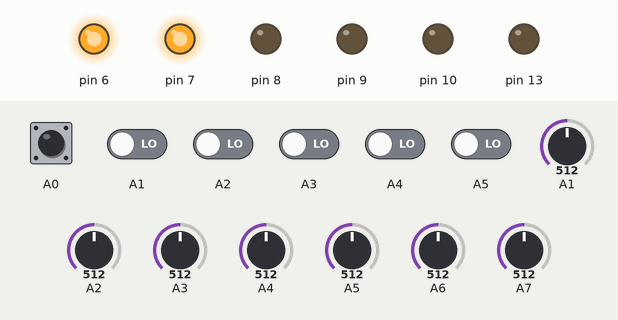
Recording of a sketch running on a simulated Arduino Nano, built with avr-gcc and run on an emulated ATmega328P. On the bench: output pins drawn as LEDs (lit = HIGH). Inputs (shaded band) come from the test bench; at power-on: A0 HIGH, A1–5 LOW, A4 = 512, A3 = 512, A6 = 512, A7 = 512, A1 = 512, A2 = 512, A5 = 512. What the sketch prints to the serial monitor is not drawn.

Above: at 1.2 s.
1.3 s: A4 set to 487
At 2.5 s:
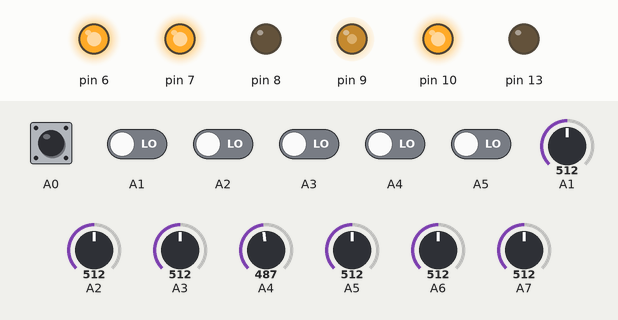
2.8 s: A3 set to 490
At 3.2 s:
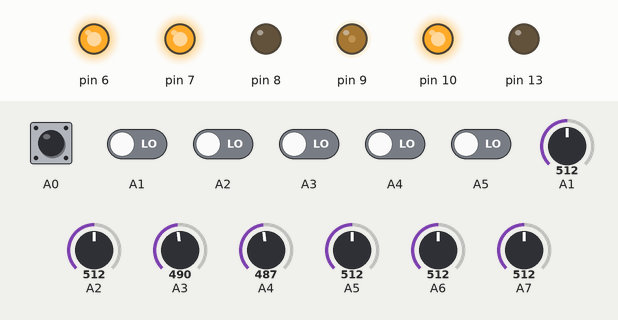
4.3 s: A6 set to 488
At 4.8 s:
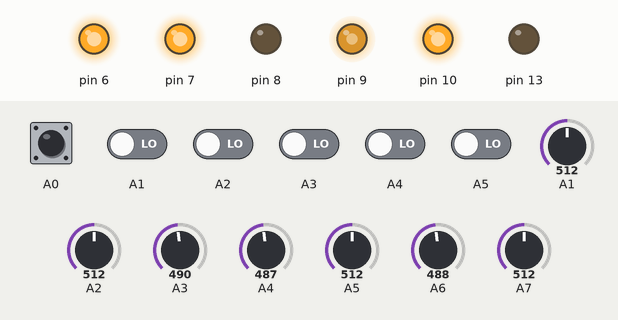
5.8 s: A7 set to 490
At 6.4 s:
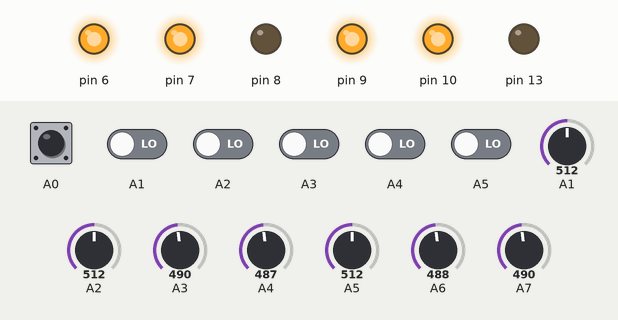
7.3 s: A3 set to 510
At 7.8 s:
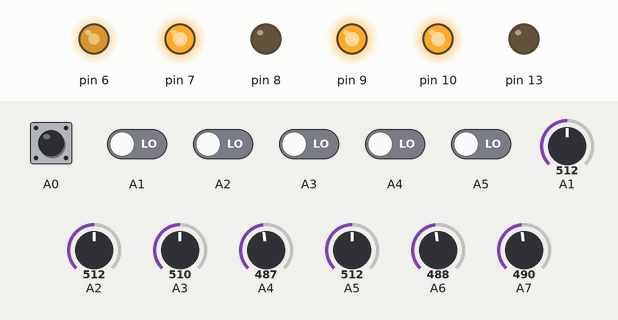
8.8 s: A7 set to 510
At 9.4 s:
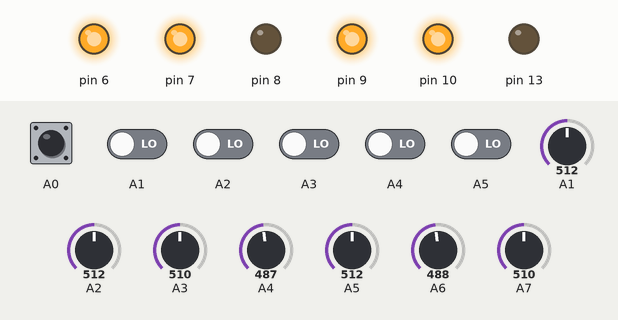
Timing chart, 0 to 11.3 s (numbered marks = the images above; inputs shaded):
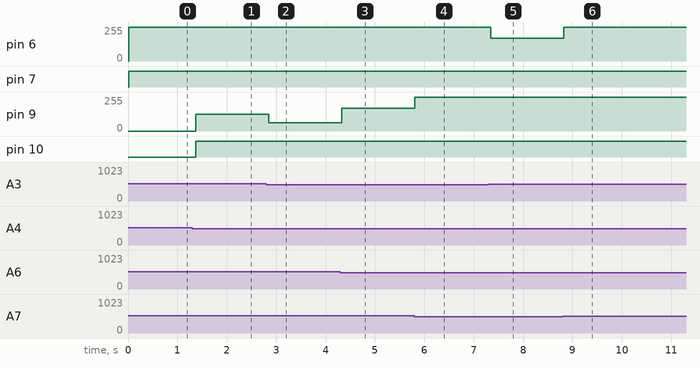

The sketch:

SCALAK_V5.ino
```cpp
#include "SCALAK_lib_5.h"
#include "Controller_lib.h"

drv8838 motors(9,10,6,7);
IR38kHz dist(A3,A4,A5,A6,A7);
QTR1A edge(A2,A1);
Buzzer beep(8);
StartModule remote(A0);
Switch panel(12);
Led light(13);

PID pid(127.5,0,0);

bool lastEnemy;

void setup() {
  Serial.begin(9600);

  motors.initialize(BACKWARD,FORWARD);
  dist.initialize();
  edge.initialize(AUTO);
  remote.initialize(AUTO);
  panel.initialize();
  light.initialize();
  beep.initialize();

  //remote.print();
}

void loop() {

  /*remote.wait([]() {
    motors.stop();
    beep.stop();
    light.blink(5);
  }, []() {
    light.setState(OFF);
    lastEnemy = panel.getState();

    if(remote.getMode()==MANUAL) delay(5000);

    motors.setSpeeds(255);
    delay(150);
  });*/

  float processVarible = dist.getError(SINGLE);

  if(!isnan(processVarible)) fight(processVarible,255);
  else search();

  //motors.print();
  //dist.print();
  //edge.print();
  //panel.print();

  Serial.print(analogRead(A1));
  Serial.print('\t');
  Serial.println(analogRead(A2));

  delay(50);
}
```

fight.ino
```cpp
void fight(float processVarible, int targetPower) {
  lastEnemy = (processVarible>0);

  float turn = pid.calculate(processVarible, 0);

  int powerL = drv8838::fix((float)(targetPower)+turn);
  int powerR = drv8838::fix((float)(targetPower)-turn);

  motors.setSpeeds(powerL,powerR);
}
```

search.ino
```cpp
void search() {
  int powerL = 0;
  int powerR = 0;

  switch(edge.getHorizon()) {
    case 0:                                     break;
    case 1: lastEnemy = false;  powerL = -150;  break;
    case 2: lastEnemy = true;   powerR = -150;  break;
    case 3:                                     break;
  }

  if(lastEnemy) powerL = 255;
  else          powerR = 255;

  pid.reset();
  motors.setSpeeds(powerL,powerR);
}
```

SCALAK_lib.cpp
```cpp
// SCALAK_lib.cpp
// Eryk Mozdzen 2019

#include "SCALAK_lib.h"

drv8838::drv8838() {};

drv8838::drv8838(int ENABLE1,int PHASE1,int ENABLE2,int PHASE2) {
	ENABLEpin1 = ENABLE1;
	PHASEpin1 = PHASE1;
	ENABLEpin2 = ENABLE2;
	PHASEpin2 = PHASE2;
	pinMode(ENABLEpin1, OUTPUT);
	pinMode(PHASEpin1, OUTPUT);
	pinMode(ENABLEpin2, OUTPUT);
	pinMode(PHASEpin2, OUTPUT);
	rotate1 = true;
	rotate2 = true;
	speedA = 0;
	speedB = 0;
}

void drv8838::setSpeeds(int speed1,int speed2) {
    if(speed1>0) {
        analogWrite(ENABLEpin1,speed1);
        digitalWrite(PHASEpin1,rotate1);
    } else {
        analogWrite(ENABLEpin1,-speed1);
        digitalWrite(PHASEpin1,!rotate1);
    }
    if(speed2>0) {
        analogWrite(ENABLEpin2,speed2);
        digitalWrite(PHASEpin2,rotate2);
    } else {
        analogWrite(ENABLEpin2,-speed2);
        digitalWrite(PHASEpin2,!rotate2);
    }
    rotate1 ? speedA = speed1 : speedA = -speed1;
    rotate2 ? speedB = speed2 : speedB = -speed2;
}

void drv8838::setSpeeds(int speed) {
    if(speed>0) {
        analogWrite(ENABLEpin1,speed);
        analogWrite(ENABLEpin2,speed);
        digitalWrite(PHASEpin1,rotate1);
        digitalWrite(PHASEpin2,rotate2);
    } else {
        analogWrite(ENABLEpin1,-speed);
        analogWrite(ENABLEpin2,-speed);
        digitalWrite(PHASEpin1,!rotate1);
        digitalWrite(PHASEpin2,!rotate2);
    }
    rotate1 ? speedA = speed : speedA = -speed;
    rotate2 ? speedB = speed : speedB = -speed;
}

void drv8838::stop() {
    speedA = 0;
    speedB = 0;
    analogWrite(ENABLEpin1,0);
    analogWrite(ENABLEpin2,0);
}

void drv8838::flip(String motor) {
	if(motor=="LEFT") rotate1 = !rotate1;
	if(motor=="RIGHT") rotate2 = !rotate2;
}

IR38kHz::IR38kHz() {}

IR38kHz::IR38kHz(int a,int b,int c,int d,int e) {
	sensor[0] = a;
	sensor[1] = b;
	sensor[2] = c;
	sensor[3] = d;
	sensor[4] = e;
	for(int i=0; i<5; i++)
		pinMode(sensor[0],INPUT);
}

bool IR38kHz::getStateRAW(int index) {
    if(sensor[index]>=A0 && sensor[index]<=A7) return (!(analogRead(sensor[index])>500));
	return !digitalRead(sensor[index]);
}

bool IR38kHz::getState(int index) {
    int good = 0;
	for(int i=0; i<20; i++)
		if(IR38kHz::getStateRAW(index))
			good++;
	return (good>=15);
}

int IR38kHz::horizon() {
	int index = 0;
	for(int i=0; i<5; i++)
		if(IR38kHz::getState(i))
			//index +=(int)pow(2,i);
			switch(i) {
				case 0: index +=1; break;
				case 1: index +=2; break;
				case 2: index +=4; break;
				case 3: index +=8; break;
				case 4: index +=16; break;
			}
	return index;
}

QTR1A::QTR1A() {}

QTR1A::QTR1A(int vcc_a,int gnd_a,int a,int b) {
	sensor1 = a;
	sensor2 = b;
	gnd = gnd_a;
	vcc = vcc_a;
	inv = true;

	pinMode(sensor1,INPUT);
	pinMode(sensor2,INPUT);
	pinMode(gnd,OUTPUT);
	pinMode(vcc,OUTPUT);

	digitalWrite(vcc,HIGH);
	digitalWrite(gnd,LOW);
}

bool QTR1A::getStateRAW(String side) {
	int sensor;

	if(side=="LEFT") sensor = sensor1;
	if(side=="RIGHT") sensor = sensor2;

	if(inv) return digitalRead(sensor);
	else return !digitalRead(sensor);
}

bool QTR1A::getState(String side) {
	int sensor;

	if(side=="LEFT") sensor = sensor1;
	if(side=="RIGHT") sensor = sensor2;

	int good = 0;
	for(int i=0; i<20; i++)
		if(QTR1A::getStateRAW(side))
			good++;
	return (good>=15);
}

void QTR1A::invert() {
	inv = !inv;
}

int QTR1A::horizon() {
	if(!QTR1A::getState("LEFT") && !QTR1A::getState("RIGHT")) return 0;
	if(!QTR1A::getState("LEFT") && QTR1A::getState("RIGHT")) return 2;
	if(QTR1A::getState("LEFT") && !QTR1A::getState("RIGHT")) return 1;
	if(QTR1A::getState("LEFT") && QTR1A::getState("RIGHT")) return 3;
}

Buzzer::Buzzer() {}

Buzzer::Buzzer(int pin_a) {
    pin = pin_a;
    pinMode(pin,OUTPUT);
    digitalWrite(pin,LOW);
}

void Buzzer::play() {
    digitalWrite(pin,HIGH);
}

void Buzzer::stop() {
    digitalWrite(pin,LOW);
}

StartModule::StartModule() {}

StartModule::StartModule(int start_a,drv8838 motors_a,Buzzer beep_a) {
	start = start_a;
	motors = motors_a;
	beep = beep_a;
	pinMode(start,INPUT);
}

void StartModule::waitForSignal() {
	while(!digitalRead(start)) {
		delay(1);
		motors.stop();
		beep.stop();
	}
}
```

SCALAK_lib_2.cpp
```cpp
// SCALAK_lib.cpp
// Eryk Mozdzen 2019

#include "SCALAK_lib_2.h"

drv8838::drv8838() {};

drv8838::drv8838(int ENABLE1,int PHASE1,int ENABLE2,int PHASE2) {
	ENABLEpin[0] = ENABLE1;
	PHASEpin[0] = PHASE1;
	ENABLEpin[1] = ENABLE2;
	PHASEpin[1] = PHASE2;

	for(int i=0; i<2; i++) {
		rotate[i] = true;
		power[i] = 0;
	}
}

void drv8838::initialize() {
	for(int i=0; i<2; i++) {
		pinMode(ENABLEpin[i], OUTPUT);
		pinMode(PHASEpin[i], OUTPUT);
	}
	drv8838::flip(LEFT);
}

void drv8838::setSpeeds(int speed1,int speed2) {
	drv8838::setSpeed(LEFT,speed1);
	drv8838::setSpeed(RIGHT,speed2);
}

void drv8838::setSpeeds(int speed) {
	drv8838::setSpeed(LEFT,speed);
	drv8838::setSpeed(RIGHT,speed);
}

void drv8838::flip(const int index) {
	rotate[index] = !rotate[index];
}

void drv8838::print() {
	for(int i=0; i<2; i++) {
		Serial.print(power[i]);
		Serial.print('\t');
	}
	Serial.print('\n');
}

void drv8838::stop() {
	drv8838::stop(LEFT);
	drv8838::stop(RIGHT);
}

static int drv8838::fix(int input) {
	if(input>255) input = 255;
	if(input<-255) input = -255;
	return input;
}

void drv8838::setSpeed(int index, int speed) {
	speed = drv8838::fix(speed);
	power[index] = speed;
	if(speed>0) {
		analogWrite(ENABLEpin[index],speed);
		digitalWrite(PHASEpin[index],rotate[index]);
	}
	if(speed<0) {
		analogWrite(ENABLEpin[index],-speed);
		digitalWrite(PHASEpin[index],!rotate[index]);
	}
	if(speed==0)
		drv8838::stop(index);
}

void drv8838::stop(int index) {
	analogWrite(ENABLEpin[index],0);
}

IR38kHz::IR38kHz() {}

IR38kHz::IR38kHz(int a,int b,int c,int d,int e) {
	sensor[0] = a;
	sensor[1] = b;
	sensor[2] = c;
	sensor[3] = d;
	sensor[4] = e;
}

void IR38kHz::initialize() {
	for(int i=0; i<5; i++)
		pinMode(sensor[i],INPUT);
}

bool IR38kHz::getStateRAW(int index) {
    if(sensor[index]>=A0 && sensor[index]<=A7) return (!(analogRead(sensor[index])>500));
	return !digitalRead(sensor[index]);
}

bool IR38kHz::getState(int index) {
    int good = 0;
	for(int i=0; i<20; i++)
		if(IR38kHz::getStateRAW(index))
			good++;
	return (good>=15);
}

float IR38kHz::getError(int mode) {
	if(mode==0) return IR38kHz::getErrorSingle();
	if(mode==1) return IR38kHz::getErrorMulti();
}

float IR38kHz::getErrorSingle() {
	int active = 0;
	int sum = 0;

	for(int i=0; i<5; i++) {
		if(IR38kHz::getState(i)) {
			active++;
			sum +=(i-2);
		}
	}

	return (float)(sum)/(float)(active);
}

float IR38kHz::getErrorMulti() {
	int active = 0;
	int sum = 0;
	float smallest = 1000;

	for(int i=0; i<5; i++) {
		if(IR38kHz::getState(i)) {
			active++;
			sum +=(i-2);
		}
		if((!IR38kHz::getState(i) && active!=0) || i==4) {
			float error = (float)(sum)/(float)(active);
			if(abs(error)<abs(smallest))
				smallest = error;
			active = 0;
			sum = 0;
		}
	}

	if(smallest!=1000) return smallest;
	else return 0.0/0.0;
}

void IR38kHz::print() {
	for(int i=0; i<5; i++)
		Serial.print(IR38kHz::getState(i));
	Serial.print('\n');
}

QTR1A::QTR1A() {}

QTR1A::QTR1A(int a,int b) {
	sensor[0] = a;
	sensor[1] = b;
	inv = true;
}

void QTR1A::initialize() {
	for(int i=0; i<2; i++)
		pinMode(sensor[i],INPUT);
}

bool QTR1A::getStateRAW(const int index) {
	if(inv) return digitalRead(sensor[index]);
	else return !digitalRead(sensor[index]);
}

bool QTR1A::getState(const int index) {
	int good = 0;
	for(int i=0; i<20; i++)
		if(QTR1A::getStateRAW(index))
			good++;
	return (good>=15);
}

void QTR1A::set(const int mode) {
	if(mode==0) inv = true;
	if(mode==1) inv = false;
	if(mode==2) {
		bool left = QTR1A::getState(LEFT);
		bool right = QTR1A::getState(RIGHT);
		if(left==right) inv = !left;
	}
}

int QTR1A::horizon() {
	if(!QTR1A::getState(LEFT) && !QTR1A::getState(RIGHT)) return 0;
	if(!QTR1A::getState(LEFT) && QTR1A::getState(RIGHT)) return 2;
	if(QTR1A::getState(LEFT) && !QTR1A::getState(RIGHT)) return 1;
	if(QTR1A::getState(LEFT) && QTR1A::getState(RIGHT)) return 3;
}

void QTR1A::print() {
	Serial.print(QTR1A::getState(LEFT));
	Serial.print(QTR1A::getState(RIGHT));
	Serial.print('\n');
}

Buzzer::Buzzer() {}

Buzzer::Buzzer(int pin_a) {
    pin = pin_a;
}

void Buzzer::initialize() {
    pinMode(pin,OUTPUT);
    digitalWrite(pin,LOW);
}

void Buzzer::play() {
    digitalWrite(pin,HIGH);
}

void Buzzer::stop() {
    digitalWrite(pin,LOW);
}

StartModule::StartModule() {}

StartModule::StartModule(int start_a,drv8838 motors_a,Buzzer beep_a) {
	start = start_a;
	motors = motors_a;
	beep = beep_a;
	working = 0;
}

void StartModule::initialize() {
	pinMode(start,INPUT_PULLUP);
}

void StartModule::wait() {
	while(!digitalRead(start) && working==0) {
		Serial.println("Stopped");
		motors.stop();
		beep.stop();
		delay(1);
	}
}

void StartModule::set(int mode) {
	if(mode==0) working = 0;
	if(mode==1) working = 1;
	if(mode==2) {
		bool startState = !digitalRead(start);
		if(startState) working = 0;
		else working = 1;
	}
}

Switch::Switch() {}

Switch::Switch(int number_a, ...) {
	number = number_a;
	pins = new int[number];

	va_list arguments;
  	va_start(arguments, number);

	for(int i=0; i<number; i++)
		pins[i] = va_arg(arguments, int);
}

void Switch::initialize() {
	for(int i=0; i<number; i++)
		pinMode(pins[i],INPUT_PULLUP);
}

bool Switch::getState(int index) {
	if(pins[index]>=A0 && pins[index]<=A7) return (!(analogRead(pins[index])>500));
	return !digitalRead(pins[index]);
}

void Switch::print() {
	for(int i=0; i<number; i++)
		Serial.print(Switch::getState(i));
	Serial.print('\n');
}
```

SCALAK_lib_3.cpp
```cpp
// SCALAK_lib.cpp
// Eryk Mozdzen 2019

#include "SCALAK_lib_3.h"

drv8838::drv8838() {};

drv8838::drv8838(int ENABLE1,int PHASE1,int ENABLE2,int PHASE2) {
	ENABLEpin[0] = ENABLE1;
	PHASEpin[0] = PHASE1;
	ENABLEpin[1] = ENABLE2;
	PHASEpin[1] = PHASE2;

	for(int i=0; i<2; i++) {
		rotate[i] = true;
		power[i] = 0;
	}
}

void drv8838::initialize() {
	for(int i=0; i<2; i++) {
		pinMode(ENABLEpin[i], OUTPUT);
		pinMode(PHASEpin[i], OUTPUT);
	}
	drv8838::flip(LEFT);
}

void drv8838::setSpeeds(int speed1,int speed2) {
	drv8838::setSpeed(LEFT,speed1);
	drv8838::setSpeed(RIGHT,speed2);
}

void drv8838::setSpeeds(int speed) {
	drv8838::setSpeed(LEFT,speed);
	drv8838::setSpeed(RIGHT,speed);
}

void drv8838::flip(int index) {
	rotate[index] = !rotate[index];
}

void drv8838::print() {
	for(int i=0; i<2; i++) {
		Serial.print(power[i]);
		Serial.print('\t');
	}
	Serial.print('\n');
}

void drv8838::stop() {
	drv8838::setSpeed(LEFT,0);
	drv8838::setSpeed(RIGHT,0);
}

static int drv8838::fix(int input) {
	if(input>255) input = 255;
	if(input<-255) input = -255;
	return input;
}

void drv8838::setSpeed(int index, int speed) {
	speed = drv8838::fix(speed);
	power[index] = speed;
	if(speed>0) {
		analogWrite(ENABLEpin[index],speed);
		digitalWrite(PHASEpin[index],rotate[index]);
	}
	if(speed<0) {
		analogWrite(ENABLEpin[index],-speed);
		digitalWrite(PHASEpin[index],!rotate[index]);
	}
	if(speed==0)
		analogWrite(ENABLEpin[index],0);
}

IR38kHz::IR38kHz() {}

IR38kHz::IR38kHz(int a,int b,int c,int d,int e) {
	sensor[0] = a;
	sensor[1] = b;
	sensor[2] = c;
	sensor[3] = d;
	sensor[4] = e;
}

void IR38kHz::initialize() {
	for(int i=0; i<5; i++)
		pinMode(sensor[i],INPUT);
}

bool IR38kHz::getStateRAW(int index) {
    if(sensor[index]>=A0 && sensor[index]<=A7) return (!(analogRead(sensor[index])>500));
	return !digitalRead(sensor[index]);
}

bool IR38kHz::getState(int index) {
    int good = 0;
	for(int i=0; i<20; i++)
		if(IR38kHz::getStateRAW(index))
			good++;
	return (good>=15);
}

float IR38kHz::getError(int mode) {
	if(mode==0) return IR38kHz::getErrorSingle();
	if(mode==1) return IR38kHz::getErrorMulti();
}

float IR38kHz::getErrorSingle() {
	int active = 0;
	int sum = 0;

	for(int i=0; i<5; i++) {
		if(IR38kHz::getState(i)) {
			active++;
			sum +=(i-2);
		}
	}

	return (float)(sum)/(float)(active);
}

float IR38kHz::getErrorMulti() {
	int active = 0;
	int sum = 0;
	float smallest = 1000;

	for(int i=0; i<5; i++) {
		if(IR38kHz::getState(i)) {
			active++;
			sum +=(i-2);
		}
		if((!IR38kHz::getState(i) && active!=0) || i==4) {
			float error = (float)(sum)/(float)(active);
			if(abs(error)<abs(smallest))
				smallest = error;
			active = 0;
			sum = 0;
		}
	}

	if(smallest!=1000) return smallest;
	else return 0.0/0.0;
}

void IR38kHz::print() {
	for(int i=0; i<5; i++)
		Serial.print(IR38kHz::getState(i));
	Serial.print('\n');
}

QTR1A::QTR1A() {}

QTR1A::QTR1A(int a,int b) {
	sensor[0] = a;
	sensor[1] = b;
	inv = true;
}

void QTR1A::initialize() {
	for(int i=0; i<2; i++)
		pinMode(sensor[i],INPUT);
}

bool QTR1A::getStateRAW(int index) {
	if(inv) return digitalRead(sensor[index]);
	else return !digitalRead(sensor[index]);
}

bool QTR1A::getState(int index) {
	int good = 0;
	for(int i=0; i<20; i++)
		if(QTR1A::getStateRAW(index))
			good++;
	return (good>=15);
}

void QTR1A::setMode(int mode) {
	if(mode==0) inv = true;
	if(mode==1) inv = false;
	if(mode==2) {
		bool left = QTR1A::getState(LEFT);
		bool right = QTR1A::getState(RIGHT);
		if(left==right) inv = !left;
	}
}

int QTR1A::horizon() {
	if(!QTR1A::getState(LEFT) && !QTR1A::getState(RIGHT)) return 0;
	if(!QTR1A::getState(LEFT) && QTR1A::getState(RIGHT)) return 2;
	if(QTR1A::getState(LEFT) && !QTR1A::getState(RIGHT)) return 1;
	if(QTR1A::getState(LEFT) && QTR1A::getState(RIGHT)) return 3;
}

void QTR1A::print() {
	Serial.print(QTR1A::getState(LEFT));
	Serial.print(QTR1A::getState(RIGHT));
	Serial.print('\n');
}

Buzzer::Buzzer() {}

Buzzer::Buzzer(int pin_a) {
    pin = pin_a;
}

void Buzzer::initialize() {
    pinMode(pin,OUTPUT);
    Buzzer::stop();
}

void Buzzer::play() {
    digitalWrite(pin,HIGH);
}

void Buzzer::stop() {
    digitalWrite(pin,LOW);
}

StartModule::StartModule() {}

StartModule::StartModule(int startPin_a,drv8838 motors_a,Buzzer beep_a) {
	startPin = startPin_a;
	motors = motors_a;
	beep = beep_a;
	active = true;
	debug = false;
}

void StartModule::initialize() {
	pinMode(startPin,INPUT_PULLUP);
}

void StartModule::wait() {
	while(StartModule::read() && active) {
		motors.stop();
		beep.stop();
		if(debug)
			Serial.println("Detected: Stopped");
		delay(10);
	}
	if(debug) {
		if(active) Serial.println("Detected: Running");
		else Serial.println("Not Detected");
	}
}

void StartModule::setMode(int mode) {
	if(mode==0) active = true;
	if(mode==1) active = false;
	if(mode==2) active = !digitalRead(startPin);
}

void StartModule::print() {
	debug = true;
}

bool StartModule::read() {
	return !digitalRead(startPin);
}

Switch::Switch() {}

Switch::Switch(int number_a, ...) {
	number = number_a;
	pins = new int[number];

	va_list arguments;
  	va_start(arguments, number);

	for(int i=0; i<number; i++)
		pins[i] = va_arg(arguments, int);
}

void Switch::initialize() {
	for(int i=0; i<number; i++)
		pinMode(pins[i],INPUT_PULLUP);
}

bool Switch::getState(int index) {
	if(pins[index]>=A0 && pins[index]<=A7) return (!(analogRead(pins[index])>500));
	return !digitalRead(pins[index]);
}

void Switch::print() {
	for(int i=0; i<number; i++)
		Serial.print(Switch::getState(i));
	Serial.print('\n');
}
```

Buzzer.cpp
```cpp
#include "SCALAK_lib_4.h"

Buzzer::Buzzer() {}

Buzzer::Buzzer(int pin_a) {
    pin = pin_a;
}

void Buzzer::initialize() {
    pinMode(pin,OUTPUT);
    Buzzer::stop();
}

void Buzzer::play() {
    digitalWrite(pin,HIGH);
}

void Buzzer::stop() {
    digitalWrite(pin,LOW);
}
```

Buzzer.cpp
```cpp
#include "SCALAK_lib_5.h"

Buzzer::Buzzer() {}

Buzzer::Buzzer(int pin_a) {
    pin = pin_a;
}

void Buzzer::initialize() {
    pinMode(pin,OUTPUT);
    Buzzer::stop();
}

void Buzzer::play() {
    digitalWrite(pin,HIGH);
}

void Buzzer::stop() {
    digitalWrite(pin,LOW);
}
```

Led.cpp
```cpp
#include "SCALAK_lib_5.h"

Led::Led() {}

Led::Led(int pin_a) {
    pin = pin_a;
    lastT = millis();
}

void Led::initialize() {
    pinMode(pin,OUTPUT);
    Led::setState(OFF);
}

void Led::blink(float frequancy) {
    float peroid = 1000.0/frequancy;
    if((lastT+(peroid)/2.0)<=millis()) {
        digitalWrite(pin, !digitalRead(pin));
        lastT = millis();
    }
}

void Led::setState(int state) {
    digitalWrite(pin, (state==ON));
}
```

Switch.cpp
```cpp
#include "SCALAK_lib_5.h"

Switch::Switch() {}

Switch::Switch(int pin_a) {
	pin = pin_a;
}

void Switch::initialize() {
	pinMode(pin,INPUT_PULLUP);
}

bool Switch::getState() {
	if(pin>=A0 && pin<=A7) return (!(analogRead(pin)>500));
	return !digitalRead(pin);
}

void Switch::print() {
	Serial.println(Switch::getState());
}
```

Source omitted: IR38kHz.cpp (1491 bytes), IR38kHz.cpp (1498 bytes), QTR1A.cpp (929 bytes), StartModule.cpp (1493 bytes), drv8838.cpp (1469 bytes)

Measured:
- the behaviour switches between 501 and 500 on A4 (found by bisection; images 0 and 1)
- the behaviour switches between 501 and 500 on A3 (found by bisection; images 1 and 2)
- the behaviour switches between 501 and 500 on A6 (found by bisection; images 2 and 3)
- after the input at 1.3 s, pin 9: 0/255 → 127/255 after 0.07 s; pin 10: LOW → HIGH after 0.07 s
- after the input at 2.8 s, pin 9: 127/255 → 63/255 after 0.05 s
- after the input at 4.3 s, pin 9: 63/255 → 170/255 at once
- after the input at 5.8 s, pin 9: 170/255 → 255/255 at once
- after the input at 7.3 s, pin 6: 255/255 → 170/255 after 0.05 s
- after the input at 8.8 s, pin 6: 170/255 → 255/255 at once
